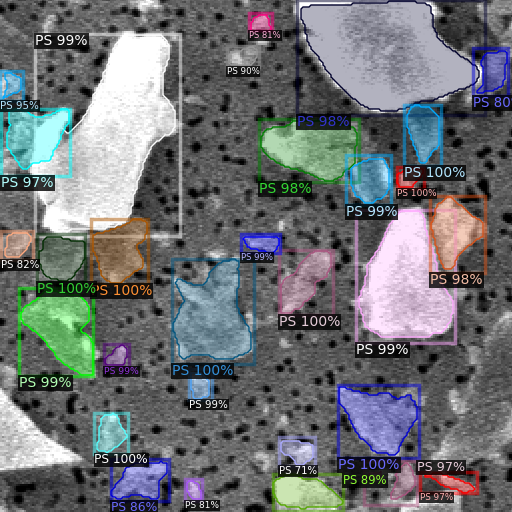
#> input picture images/maskps.png, 512 x 512 px
$ python -i make_revision_figures.py   (imports and definitions only)
#> lines starting #> are read from the running program, lines starting #| are printed output that depends on the picture
#> further down, picture is the input picture: shape (512, 512, 3); mean B, G, R 116.6, 113.7, 110.3
"""Figures and Table S3 for RT-DETR-L (class-agnostic) + SAM 2.1, one file per panel.

Reads outputs/detector_sam_{box,point}_seed{0,1,2}/<dataset>/ written by run_revision.sh.
Qualitative examples use seed 0; each example is the patch (or image) with the median F1 of its
group, so examples are typical rather than best cases.

    python make_revision_figures.py --out ~/sam_figures
"""
import argparse
import json
from pathlib import Path

import cv2
import matplotlib
# [1 line not run here, left out]
import matplotlib.pyplot as plt
import numpy as np
import pandas as pd

import evaluation

SEEDS = (0, 1, 2)
PROMPTS = ('box', 'point')
EXTERNAL = ('fragment_1', 'fragment_2', 'dataset2_low_mag', 'dataset2_high_mag')
EXTERNAL_LABELS = {'fragment_1': 'Shi et al. (fragment_1)', 'fragment_2': 'Shi et al. (fragment_2)',
                   'dataset2_low_mag': 'Rettenberger (Low-mag)', 'dataset2_high_mag': 'Rettenberger (High-mag)'}
POLYMERS = ('pp', 'pe', 'ps', 'pet')
COLORS = {'box': '#2a78d6', 'point': '#eb6834'}
GT_COLOR = (0, 200, 0)
PRED_COLOR = (214, 120, 42)
MAX_SIDE = 2000
METRICS = [('precision', 'Precision'), ('recall', 'Recall'), ('f1_score', 'F1')]

# [3 lines not run here, left out]


def run_dir(prompt, seed, dataset):
    return evaluation.OUTPUT_ROOT / f'detector_sam_{prompt}_seed{seed}' / dataset


# [86 lines left out: functions summaries, table_s3, bar_chart, charts, not called in this run]


def read_predictions(prompt, dataset, seed=0):
    df = pd.read_csv(run_dir(prompt, seed, dataset) / 'predictions.csv')
    return {name: [json.loads(p) for p in g['polygon_coords']] for name, g in df.groupby('image_name')}


def draw(image, polygons, color, fill):
#> called with color = (0, 200, 0), fill = False
    gray = cv2.cvtColor(cv2.cvtColor(image, cv2.COLOR_BGR2GRAY), cv2.COLOR_GRAY2BGR)
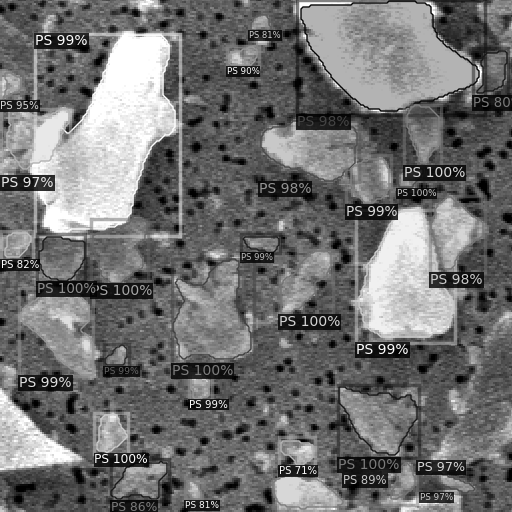
#> gray: shape (512, 512, 3); min 0, max 255, mean 113
    scale = min(1.0, MAX_SIDE / max(gray.shape[:2]))
#> scale = 1
    upscale = 4 if max(gray.shape[:2]) <= 512 else 1
#> upscale = 4
    size = (int(round(gray.shape[1] * scale * upscale)), int(round(gray.shape[0] * scale * upscale)))
#> size = (2048, 2048)
    gray = cv2.resize(gray, size, interpolation=cv2.INTER_NEAREST if upscale > 1 else cv2.INTER_AREA)
#> gray: shape (2048, 2048, 3)
    f = scale * upscale
#> f = 4
    pts = [np.round(np.array(p, np.float64) * f).astype(np.int32).reshape(-1, 1, 2) for p in polygons if len(p) >= 3]
#> pts = []
    canvas = gray.copy()
    if fill:
        layer = gray.copy()
        for pt in pts:
            cv2.fillPoly(layer, [pt], color)
        canvas = cv2.addWeighted(layer, 0.35, gray, 0.65, 0)
    thickness = max(2, round(max(canvas.shape[:2]) / 400))
#> thickness = 5
    cv2.polylines(canvas, pts, True, color, thickness, lineType=cv2.LINE_AA)
    return canvas


def plain(image):
    return draw(image, [], GT_COLOR, False)


# [52 lines left out: functions pick_median, examples, main, not called in this run]


# [2 lines not run here, left out]

>>> import cv2
>>> picture = cv2.imread('../../images/maskps.png')
>>> result = plain(picture)
